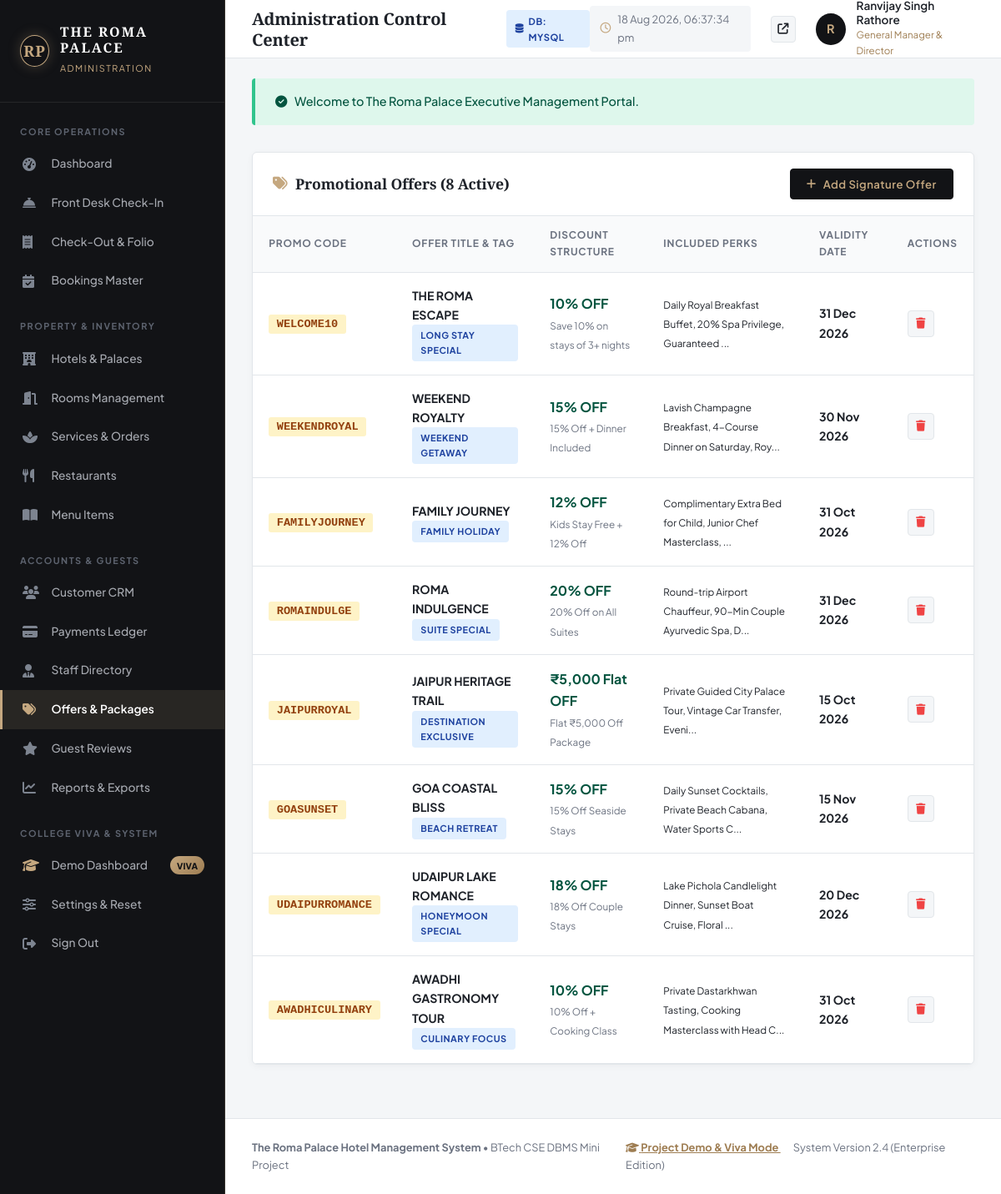
Page /admin/offers.php (signed in) on the committed database.
### tables this page shows
CREATE TABLE `offers` (
    `offer_id` INT AUTO_INCREMENT PRIMARY KEY,
    `hotel_id` INT NULL,
    `code` VARCHAR(30) NOT NULL UNIQUE,
    `title` VARCHAR(150) NOT NULL,
    `tag` VARCHAR(80) NOT NULL,
    `discount_percent` INT DEFAULT 0,
    `flat_discount` DECIMAL(10,2) DEFAULT 0.00,
    `description` TEXT NOT NULL,
    `benefits` TEXT NOT NULL,
    `validity_date` DATE NOT NULL,
    `image_url` VARCHAR(255) NOT NULL,
    `price_note` VARCHAR(100) NOT NULL,
    `is_active` TINYINT(1) DEFAULT 1,
    FOREIGN KEY (`hotel_id`) REFERENCES `hotels`(`hotel_id`) ON DELETE SET NULL
);

### includes/auth.php (called while the page is built, shortened)
<?php
require_once __DIR__ . '/db.php';
function is_logged_in() {
    return isset($_SESSION['user_id']) && !empty($_SESSION['user_id']);
}
function is_admin() {
    return is_logged_in() && isset($_SESSION['role']) && $_SESSION['role'] === 'admin';
}
function current_admin() {
    $user_id = $_SESSION['user_id'];
    return db_fetch_one("SELECT a.*, u.email FROM admins a INNER JOIN users u ON a.user_id = u.user_id WHERE a.user_id = ?", [$user_id]);
}

### includes/db.php (called while the page is built, shortened)
<?php
$pdo = null;
if (getenv('USE_MYSQL') === 'true') {
    try {
        $dsn = "mysql:host=" . DB_HOST . ";port=" . DB_PORT . ";dbname=" . DB_NAME . ";charset=utf8mb4";
        $options = [
            PDO::ATTR_ERRMODE            => PDO::ERRMODE_EXCEPTION,
            PDO::ATTR_DEFAULT_FETCH_MODE => PDO::FETCH_ASSOC,
            PDO::ATTR_EMULATE_PREPARES   => false,
            PDO::ATTR_TIMEOUT            => 2
        ];
        $pdo = new PDO($dsn, DB_USER, DB_PASS, $options);
        $testStmt = $pdo->query("SELECT 1 FROM hotels LIMIT 1");
        $db_driver = 'mysql';
    } catch (Exception $e) {
        $pdo = setup_sqlite_fallback();
        $db_driver = 'sqlite';
    }
} else {
    try {
        $dsn = "mysql:host=" . DB_HOST . ";port=" . DB_PORT . ";dbname=" . DB_NAME . ";charset=utf8mb4";
        $options = [
            PDO::ATTR_ERRMODE            => PDO::ERRMODE_EXCEPTION,
            PDO::ATTR_DEFAULT_FETCH_MODE => PDO::FETCH_ASSOC,
            PDO::ATTR_EMULATE_PREPARES   => false,
            PDO::ATTR_TIMEOUT            => 1
        ];
        $testPdo = new PDO($dsn, DB_USER, DB_PASS, $options);
        $pdo = $testPdo;
    } catch (Exception $e) {
        $pdo = setup_sqlite_fallback();
        $db_driver = 'sqlite';
    }
}
function db_query($query, $params = []) {
    global $pdo;
    $stmt = $pdo->prepare($query);
    $stmt->execute($params);
    return $stmt;
}
function db_fetch_all($query, $params = []) {
    $stmt = db_query($query, $params);
    return $stmt->fetchAll();
}
function db_fetch_one($query, $params = []) {
    $stmt = db_query($query, $params);
    return $stmt->fetch() ?: null;
}
function format_inr($amount) {
    return '₹' . number_format((float)$amount, 0, '.', ',');
}
function format_stay_date($dateStr) {
    return date('d M Y', strtotime($dateStr));
}

### admin/offers.php (the view, shortened to what this page needs)
<?php
require_once __DIR__ . '/includes/admin-header.php';
$offers = db_fetch_all("SELECT * FROM offers ORDER BY offer_id ASC");
?>
<div class="admin-card">
  <div class="admin-card-header">
    <h3 class="admin-card-title"><i class="fa-solid fa-tags text-gold"></i> Promotional Offers (<?php echo count($offers); ?> Active)</h3>
    <button type="button" class="admin-btn-primary" onclick="openOfferModal()">
      <i class="fa-solid fa-plus"></i> Add Signature Offer
    </button>
  </div>
  <div class="admin-table-responsive">
    <table class="admin-table">
      <thead>
        <tr>
          <th>Promo Code</th>
          <th>Offer Title & Tag</th>
          <th>Discount Structure</th>
          <th>Included Perks</th>
          <th>Validity Date</th>
          <th>Actions</th>
        </tr>
      </thead>
      <tbody>
        <?php foreach ($offers as $o): ?>
          <tr>
            <td><code style="font-size: 0.85rem; font-weight: 700; background: #FEF3C7; color: #92400E; padding: 0.25rem 0.6rem; border-radius: 3px;"><?php echo htmlspecialchars($o['code']); ?></code></td>
            <td>
              <strong><?php echo htmlspecialchars($o['title']); ?></strong><br>
              <span class="badge badge-info" style="font-size: 0.68rem;"><?php echo htmlspecialchars($o['tag']); ?></span>
            </td>
            <td>
              <?php if ($o['discount_percent'] > 0): ?>
                <strong style="color: #03543F; font-size: 1rem;"><?php echo $o['discount_percent']; ?>% OFF</strong>
              <?php elseif ($o['flat_discount'] > 0): ?>
                <strong style="color: #03543F; font-size: 1rem;"><?php echo format_inr($o['flat_discount']); ?> Flat OFF</strong>
              <?php else: ?>
                <span>Value Add Package</span>
              <?php endif; ?><br>
              <small style="color: var(--admin-text-muted);"><?php echo htmlspecialchars($o['price_note']); ?></small>
            </td>
            <td><small><?php echo htmlspecialchars(substr($o['benefits'], 0, 60)) . '...'; ?></small></td>
            <td><strong><?php echo format_stay_date($o['validity_date']); ?></strong></td>
            <td>
              <form method="POST" action="offers.php" onsubmit="return confirm('Delete offer?');" style="display: inline;">
                <button type="submit" class="btn-action-icon" style="color: #EF4444;" title="Delete Offer">
                  <i class="fa-solid fa-trash"></i>
                </button>
              </form>
            </td>
          </tr>
        <?php endforeach; ?>
      </tbody>
    </table>
  </div>
</div>
<?php require_once __DIR__ . '/includes/admin-footer.php'; ?>

### admin/includes/admin-header.php (shortened to what this page needs)
<?php
require_once __DIR__ . '/../../includes/db.php';
require_once __DIR__ . '/../../includes/auth.php';
$currentAdmin = current_admin() ?: ['full_name' => 'Ranvijay Singh Rathore', 'role_title' => 'General Manager'];
$currentAdminPage = basename($_SERVER['PHP_SELF']);
?>
<!DOCTYPE html>
<html lang="en">
<head>
  <link rel="stylesheet" href="https://cdnjs.cloudflare.com/ajax/libs/font-awesome/6.5.1/css/all.min.css">
  <link rel="stylesheet" href="../assets/css/style.css">
  <link rel="stylesheet" href="../assets/css/admin.css">
</head>
<body class="admin-body">
  <aside class="admin-sidebar">
    <a href="dashboard.php" class="admin-brand" style="text-decoration: none;">
      <div class="rp-monogram">
        <span>RP</span>
      </div>
      <div class="admin-brand-text">
        <h2>THE ROMA PALACE</h2>
        <span>ADMINISTRATION</span>
      </div>
    </a>
    <div class="admin-nav-section">
      <div class="admin-nav-title">CORE OPERATIONS</div>
      <ul class="admin-nav-list">
        <li class="admin-nav-item <?php echo ($currentAdminPage === 'dashboard.php') ? 'active' : ''; ?>">
          <a href="dashboard.php"><i class="fa-solid fa-gauge-high"></i> <span>Dashboard</span></a>
        </li>
        <li class="admin-nav-item <?php echo ($currentAdminPage === 'checkin.php') ? 'active' : ''; ?>">
          <a href="checkin.php"><i class="fa-solid fa-bell-concierge"></i> <span>Front Desk Check-In</span></a>
        </li>
        <li class="admin-nav-item <?php echo ($currentAdminPage === 'checkout.php') ? 'active' : ''; ?>">
          <a href="checkout.php"><i class="fa-solid fa-receipt"></i> <span>Check-Out & Folio</span></a>
        </li>
        <li class="admin-nav-item <?php echo ($currentAdminPage === 'bookings.php') ? 'active' : ''; ?>">
          <a href="bookings.php"><i class="fa-solid fa-calendar-check"></i> <span>Bookings Master</span></a>
        </li>
      </ul>
      <div class="admin-nav-title" style="margin-top: 1rem;">PROPERTY & INVENTORY</div>
      <ul class="admin-nav-list">
        <li class="admin-nav-item <?php echo ($currentAdminPage === 'hotels.php') ? 'active' : ''; ?>">
          <a href="hotels.php"><i class="fa-solid fa-hotel"></i> <span>Hotels & Palaces</span></a>
        </li>
        <li class="admin-nav-item <?php echo ($currentAdminPage === 'rooms.php') ? 'active' : ''; ?>">
          <a href="rooms.php"><i class="fa-solid fa-door-open"></i> <span>Rooms Management</span></a>
        </li>
        <li class="admin-nav-item <?php echo ($currentAdminPage === 'services.php') ? 'active' : ''; ?>">
          <a href="services.php"><i class="fa-solid fa-spa"></i> <span>Services & Orders</span></a>
        </li>
        <li class="admin-nav-item <?php echo ($currentAdminPage === 'restaurants.php') ? 'active' : ''; ?>">
          <a href="restaurants.php"><i class="fa-solid fa-utensils"></i> <span>Restaurants</span></a>
        </li>
        <li class="admin-nav-item <?php echo ($currentAdminPage === 'menu.php') ? 'active' : ''; ?>">
          <a href="menu.php"><i class="fa-solid fa-book-open"></i> <span>Menu Items</span></a>
        </li>
      </ul>
      <div class="admin-nav-title" style="margin-top: 1rem;">ACCOUNTS & GUESTS</div>
      <ul class="admin-nav-list">
        <li class="admin-nav-item <?php echo ($currentAdminPage === 'customers.php') ? 'active' : ''; ?>">
          <a href="customers.php"><i class="fa-solid fa-users"></i> <span>Customer CRM</span></a>
        </li>
        <li class="admin-nav-item <?php echo ($currentAdminPage === 'payments.php') ? 'active' : ''; ?>">
          <a href="payments.php"><i class="fa-solid fa-credit-card"></i> <span>Payments Ledger</span></a>
        </li>
        <li class="admin-nav-item <?php echo ($currentAdminPage === 'staff.php') ? 'active' : ''; ?>">
          <a href="staff.php"><i class="fa-solid fa-user-tie"></i> <span>Staff Directory</span></a>
        </li>
        <li class="admin-nav-item <?php echo ($currentAdminPage === 'offers.php') ? 'active' : ''; ?>">
          <a href="offers.php"><i class="fa-solid fa-tags"></i> <span>Offers & Packages</span></a>
        </li>
        <li class="admin-nav-item <?php echo ($currentAdminPage === 'reviews.php') ? 'active' : ''; ?>">
          <a href="reviews.php"><i class="fa-solid fa-star"></i> <span>Guest Reviews</span></a>
        </li>
        <li class="admin-nav-item <?php echo ($currentAdminPage === 'reports.php') ? 'active' : ''; ?>">
          <a href="reports.php"><i class="fa-solid fa-chart-line"></i> <span>Reports & Exports</span></a>
        </li>
      </ul>
      <div class="admin-nav-title" style="margin-top: 1rem;">COLLEGE VIVA & SYSTEM</div>
      <ul class="admin-nav-list">
        <li class="admin-nav-item <?php echo ($currentAdminPage === 'demo-presentation.php') ? 'active' : ''; ?>">
          <a href="demo-presentation.php">
            <i class="fa-solid fa-graduation-cap text-gold"></i>
            <span>Demo Dashboard</span>
            <span class="admin-badge-viva">Viva</span>
          </a>
        </li>
        <li class="admin-nav-item <?php echo ($currentAdminPage === 'settings.php') ? 'active' : ''; ?>">
          <a href="settings.php"><i class="fa-solid fa-sliders"></i> <span>Settings & Reset</span></a>
        </li>
        <li class="admin-nav-item">
          <a href="logout.php"><i class="fa-solid fa-right-from-bracket"></i> <span>Sign Out</span></a>
        </li>
      </ul>
    </div>
  </aside>
  <div class="admin-main-wrapper">
    <header class="admin-top-header">
      <div class="admin-header-left">
        <h1 class="admin-page-title"><?php echo isset($pageHeading) ? htmlspecialchars($pageHeading) : 'Administration Control Center'; ?></h1>
        <span class="badge badge-info" style="font-size: 0.7rem;">
          <i class="fa-solid fa-database"></i> DB: <?php echo strtoupper(CURRENT_DB_DRIVER); ?>
        </span>
      </div>
      <div class="admin-header-right">
        <div class="admin-time-badge">
          <i class="fa-regular fa-clock text-gold"></i>
          <span id="adminLiveClock">--:--:--</span>
        </div>
        <a href="../index.php" target="_blank" class="btn-action-icon" title="Preview Public Luxury Website">
          <i class="fa-solid fa-arrow-up-right-from-square"></i>
        </a>
        <div class="admin-user-menu">
          <div class="admin-avatar">
            <?php echo strtoupper(substr($currentAdmin['full_name'], 0, 1)); ?>
          </div>
          <div class="admin-user-info">
            <span class="admin-user-name"><?php echo htmlspecialchars($currentAdmin['full_name']); ?></span>
            <span class="admin-user-role"><?php echo htmlspecialchars($currentAdmin['role_title']); ?></span>
          </div>
        </div>
      </div>
    </header>
    <?php if (isset($_SESSION['flash_success'])): ?>
      <div style="margin: 1.5rem 2rem 0 2rem; background: #DEF7EC; color: #03543F; padding: 1rem 1.5rem; border-radius: 4px; border-left: 4px solid #31C48D; font-weight: 500; font-size: 0.9rem;">
        <i class="fa-solid fa-circle-check" style="margin-right: 6px;"></i>
        <?php echo htmlspecialchars($_SESSION['flash_success']); unset($_SESSION['flash_success']); ?>
      </div>
    <?php endif; ?>
    <main class="admin-content-body">

### assets/css/style.css (style rules this page uses)
:root { --color-charcoal: #121316; --color-charcoal-deep: #0C0D0F; --color-espresso: #1F1A17; --color-graphite: #2B2A27; --color-gold: #C5A880; --color-gold-light: #DFCAAB; --color-gold-dark: #9E7D52; --color-gold-antique: #B89758; --color-gold-glow: rgba(197, 168, 128, 0.25); --color-ivory: #FBF9F5; --color-cream: #F5F0E6; --color-beige: #ECE6DC; --color-white: #FFFFFF; --text-dark: #121316; --text-dark-secondary: #4A4744; --text-muted: #736F6B; --text-light: #FFFFFF; --text-light-secondary: #EBE6DF; --text-gold: #C5A880; --border-light: rgba(18, 19, 22, 0.08); --border-gold: rgba(197, 168, 128, 0.4); --border-gold-solid: #C5A880; --shadow-soft: 0 10px 30px rgba(0, 0, 0, 0.06); --shadow-elevated: 0 20px 45px rgba(0, 0, 0, 0.12); --shadow-luxury: 0 30px 60px rgba(18, 19, 22, 0.18); --font-serif-title: 'Playfair Display', Georgia, serif; --font-serif-brand: 'Cinzel', 'Playfair Display', serif; --font-sans: 'Plus Jakarta Sans', -apple-system, BlinkMacSystemFont, sans-serif; --font-accent: 'Montserrat', sans-serif; --trans-smooth: all 0.35s cubic-bezier(0.16, 1, 0.3, 1); --trans-slow: all 0.6s cubic-bezier(0.16, 1, 0.3, 1); }
*, *::before, *::after { box-sizing: border-box; margin: 0; padding: 0; }
html { scroll-behavior: smooth; font-size: 16px; background-color: var(--color-ivory); color: var(--text-dark); }
body { font-family: var(--font-sans); line-height: 1.65; font-weight: 400; background-color: var(--color-ivory); color: var(--text-dark); overflow-x: hidden; -webkit-font-smoothing: antialiased; -moz-osx-font-smoothing: grayscale; }
a { color: inherit; text-decoration: none; transition: var(--trans-smooth); }
ul, ol { list-style: none; }
button, input, select, textarea { font-family: inherit; font-size: inherit; outline: none; }
h1, h2, h3, h4, h5, h6 { font-family: var(--font-serif-title); color: var(--text-dark); font-weight: 600; line-height: 1.25; letter-spacing: -0.01em; }
h1 { font-size: clamp(2.2rem, 4.5vw, 3.8rem); font-weight: 700; }
h2 { font-size: clamp(1.8rem, 3.2vw, 2.6rem); font-weight: 600; }
h3 { font-size: clamp(1.3rem, 2.2vw, 1.8rem); font-weight: 600; }
.text-gold { color: var(--color-gold) !important; }
.rp-monogram { width: 44px; height: 44px; border: 1.5px solid var(--color-gold); border-radius: 50%; display: flex; align-items: center; justify-content: center; position: relative; transition: var(--trans-smooth); background: rgba(18, 19, 22, 0.4); box-shadow: 0 0 15px var(--color-gold-glow); }
.rp-monogram span { font-family: var(--font-serif-brand); font-size: 1.15rem; font-weight: 700; color: var(--color-gold); letter-spacing: 1px; }

### rows in the picture
offers: code "WELCOME10", title "THE ROMA ESCAPE", tag "LONG STAY SPECIAL", discount_percent "10", price_note "Save 10% on stays of 3+ nights", benefits "Daily Royal Breakfast Buffet, 20% Spa Privilege, Guaranteed", validity_date "31 Dec 2026"
offers: code "WEEKENDROYAL", title "WEEKEND ROYALTY", tag "WEEKEND GETAWAY", discount_percent "15", price_note "15% Off + Dinner Included", benefits "Lavish Champagne Breakfast, 4-Course Dinner on Saturday, Roy", validity_date "30 Nov 2026"
offers: code "FAMILYJOURNEY", title "FAMILY JOURNEY", tag "FAMILY HOLIDAY", discount_percent "12", price_note "Kids Stay Free + 12% Off", benefits "Complimentary Extra Bed for Child, Junior Chef Masterclass,", validity_date "31 Oct 2026"
offers: code "ROMAINDULGE", title "ROMA INDULGENCE", tag "SUITE SPECIAL", discount_percent "20", price_note "20% Off on All Suites", benefits "Round-trip Airport Chauffeur, 90-Min Couple Ayurvedic Spa, D", validity_date "31 Dec 2026"
offers: code "JAIPURROYAL", title "JAIPUR HERITAGE TRAIL", tag "DESTINATION EXCLUSIVE", flat_discount "₹5,000", price_note "Flat ₹5,000 Off Package", benefits "Private Guided City Palace Tour, Vintage Car Transfer, Eveni", validity_date "15 Oct 2026"
offers: code "GOASUNSET", title "GOA COASTAL BLISS", tag "BEACH RETREAT", discount_percent "15", price_note "15% Off Seaside Stays", benefits "Daily Sunset Cocktails, Private Beach Cabana, Water Sports C", validity_date "15 Nov 2026"
offers: code "UDAIPURROMANCE", title "UDAIPUR LAKE ROMANCE", tag "HONEYMOON SPECIAL", discount_percent "18", price_note "18% Off Couple Stays", benefits "Lake Pichola Candlelight Dinner, Sunset Boat Cruise, Floral", validity_date "20 Dec 2026"
offers: code "AWADHICULINARY", title "AWADHI GASTRONOMY TOUR", tag "CULINARY FOCUS", discount_percent "10", price_note "10% Off + Cooking Class", benefits "Private Dastarkhwan Tasting, Cooking Masterclass with Head C", validity_date "31 Oct 2026"

### other values in the picture
CURRENT_DB_DRIVER "MYSQL"
substr($currentAdmin['full_name'], 0, 1) "R"
$currentAdmin['full_name'] "Ranvijay Singh Rathore"
$currentAdmin['role_title'] "General Manager & Director"
$_SESSION['flash_success'] "Welcome to The Roma Palace Executive Management Portal."
count($offers) "8"
